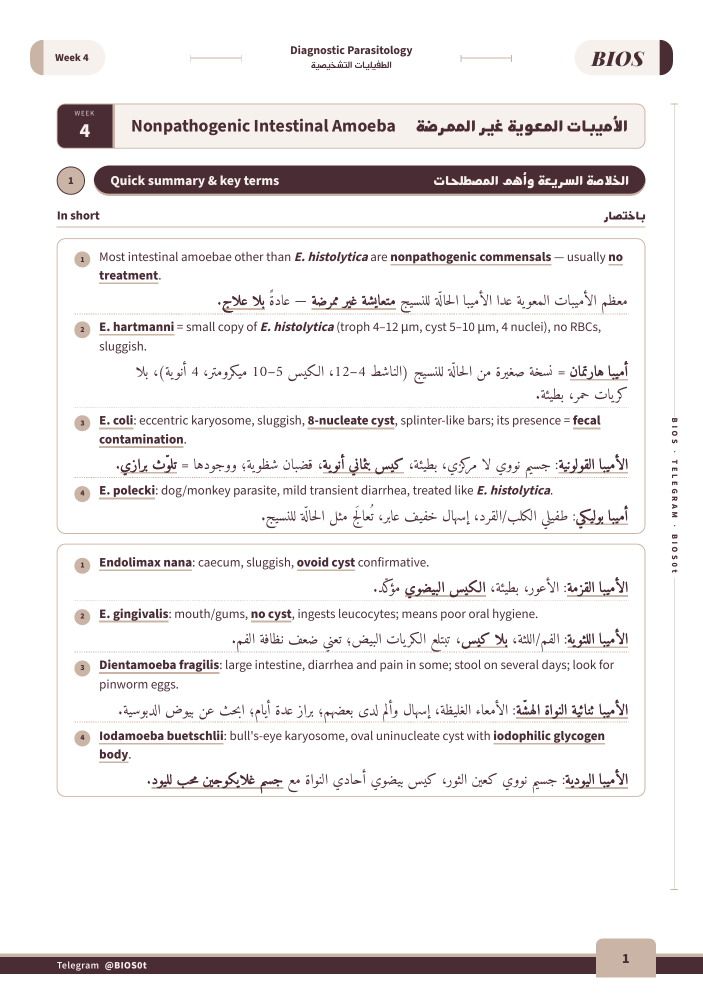
#> input picture amoeba-summary-images/BIOS - طفيليات الأسبوع 4 - الخلاصة والمصطلحات 1.png, 1405 x 1988 px, given as the content of the folder y-images/BIOS - طفيليات الأسبوع 4 - الخلاصة والمصطلحات 2.png, which was not available (shown at 1/2 size)
$ python sheet.py '../../../../amoeba-summary-images/BIOS - طفيليات الأسبوع 4 - الخلاصة والمصطلحات 1.png' '../../../../amoeba-summary-images/BIOS - طفيليات الأسبوع 4 - الخلاصة والمصطلحات 2.png' '../../../../amoeba-summary-images/BIOS - طفيليات الأسبوع 4 - الخلاصة والمصطلحات 2.png'
#> lines starting #> are read from the running program, lines starting #| are printed output that depends on the picture; pictures that were not available may be replaced by others from this repository, and a replacement may not be noted
import sys, glob
from PIL import Image
d, out, sub = sys.argv[1], sys.argv[2], sys.argv[3]
fs = sorted(glob.glob(f"{d}/.build/{sub}/*.png"))
ims = [Image.open(f) for f in fs]
#> ims = 1 item
w, h = ims[0].width // 3, ims[0].height // 3
#> w = 468; h = 662
cols = 5; rows = (len(ims) + cols - 1) // cols
#> after `rows = (len(ims) + cols - 1) // cols`: rows = 1
m = Image.new('RGB', (cols * w, rows * h), 'white')
#> m: PIL image 2340x662 RGB; every value is 255
for k, im in enumerate(ims): m.paste(im.resize((w, h)), ((k % cols) * w, (k // cols) * h))
#> this loop made 1 pass
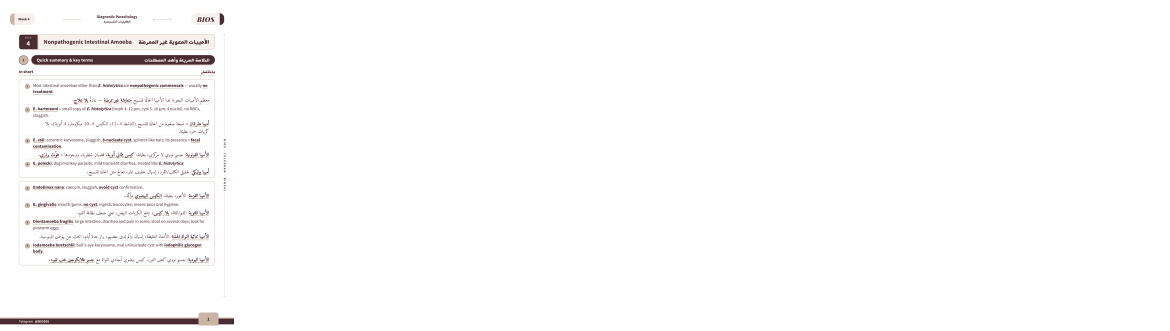
#> m: PIL image 2340x662 RGB (shown at 1/2 size); mean R, G, B 251.9, 251.3, 251.3
m.save(out); print(len(fs))
#| 1

$ run again, on amoeba-summary-images/BIOS - طفيليات الأسبوع 4 - الخلاصة والمصطلحات 2.png
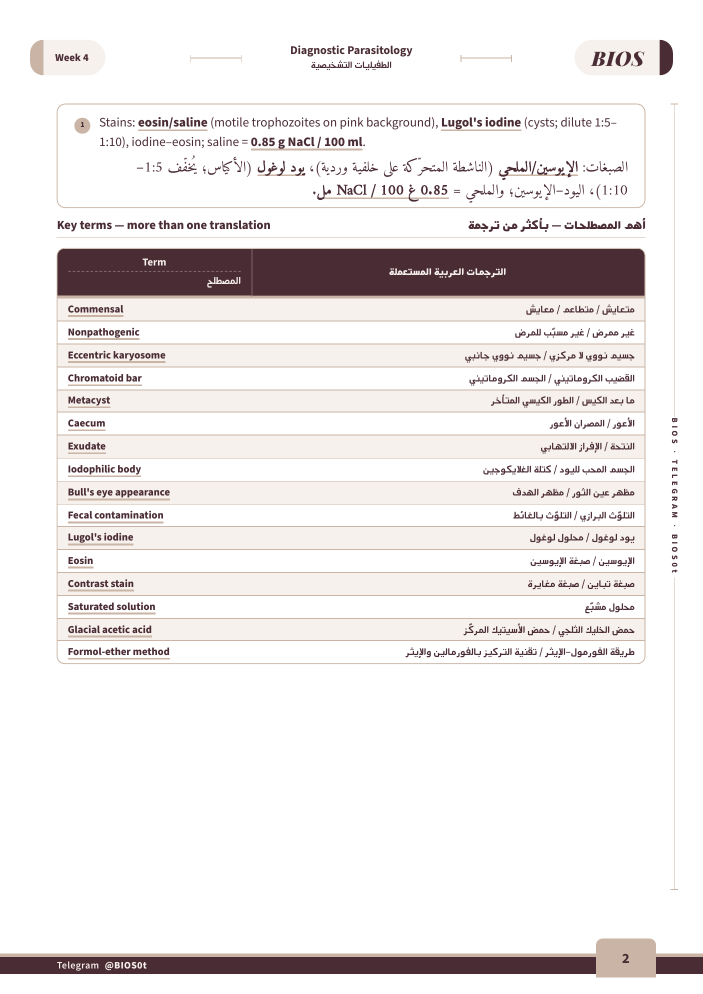
#> input picture amoeba-summary-images/BIOS - طفيليات الأسبوع 4 - الخلاصة والمصطلحات 2.png, 1405 x 1988 px, given as the content of the folder y-images/BIOS - طفيليات الأسبوع 4 - الخلاصة والمصطلحات 2.png, which was not available (shown at 1/2 size)
#> ims = 1 item
#> rows = 1
#> the loop `for k, im in enumerate(ims): m.paste(im.resize((w, h)), ((k % cols) * ..` made 1 pass
#> after the loop `for k, im in enumerate(ims): m.paste(im.resize((w, h)), ((k % cols) * ..`:
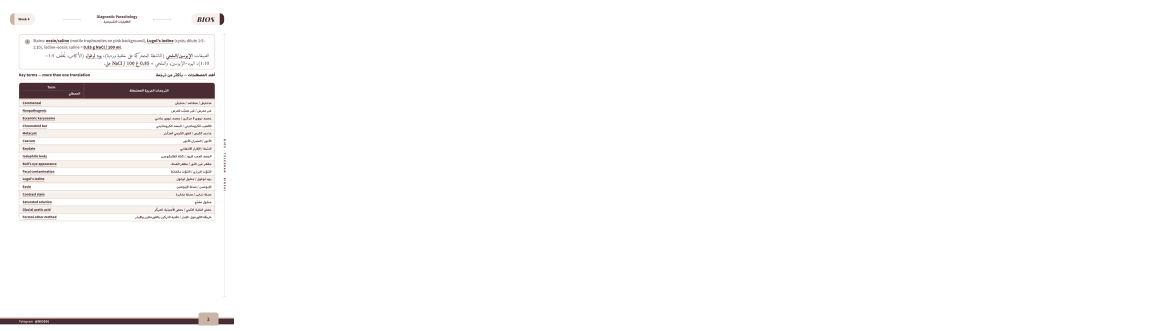
#> m: PIL image 2340x662 RGB (shown at 1/2 size); mean R, G, B 251.6, 250.9, 250.8
#| 1

$ run again, on amoeba-summary-images/BIOS - طفيليات الأسبوع 5 - الخلاصة والمصطلحات 1.png
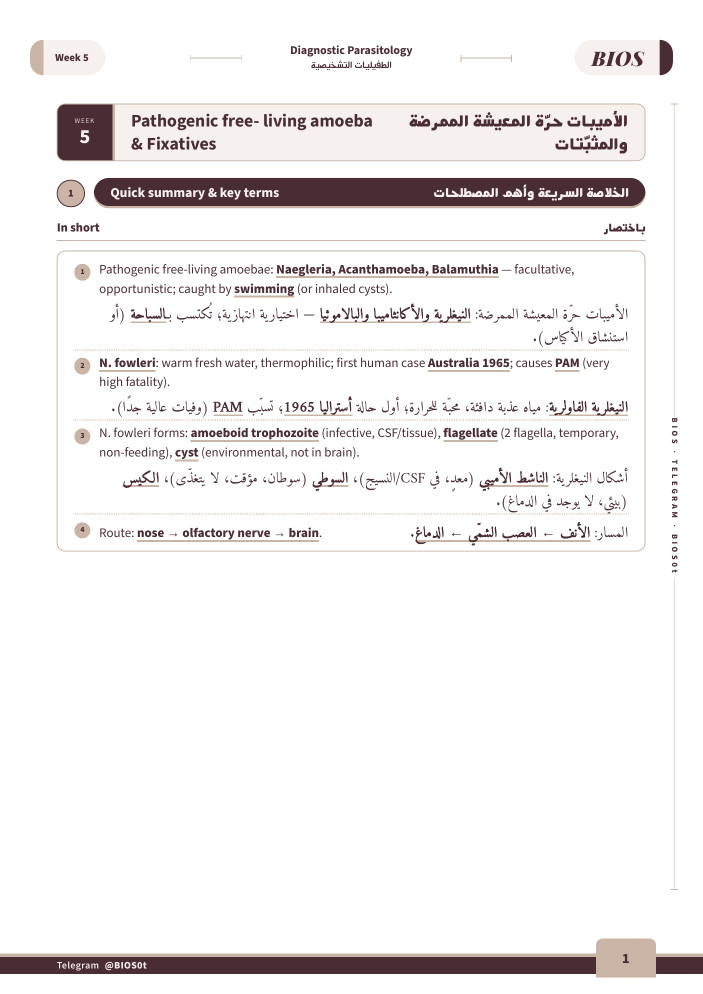
#> input picture amoeba-summary-images/BIOS - طفيليات الأسبوع 5 - الخلاصة والمصطلحات 1.png, 1405 x 1988 px, given as the content of the folder y-images/BIOS - طفيليات الأسبوع 5 - الخلاصة والمصطلحات 1.png, which was not available (shown at 1/2 size)
#> ims = 1 item
#> rows = 1
#> the loop `for k, im in enumerate(ims): m.paste(im.resize((w, h)), ((k % cols) * ..` made 1 pass
#> after the loop `for k, im in enumerate(ims): m.paste(im.resize((w, h)), ((k % cols) * ..`:
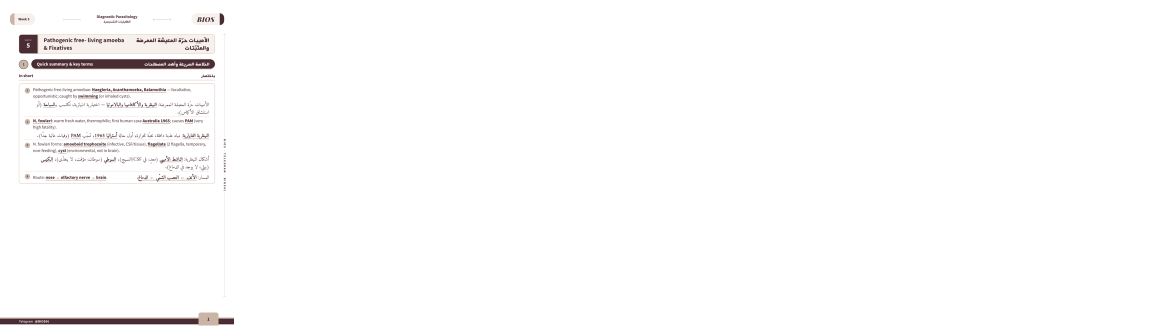
#> m: PIL image 2340x662 RGB (shown at 1/2 size); mean R, G, B 252.4, 251.8, 251.8
#| 1
